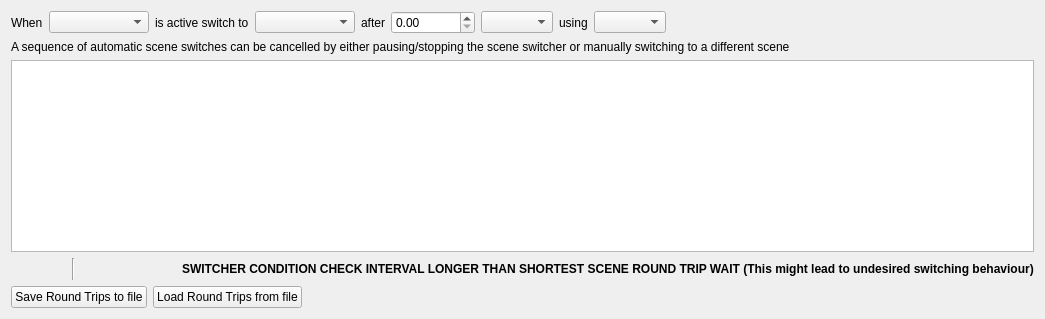
     <widget class="QWidget" name="sceneRoundTripTab">
      <attribute name="title">
       <string notr="true">Sequence</string>
      </attribute>
      <layout class="QVBoxLayout" name="verticalLayout_3">
       <item>
        <layout class="QHBoxLayout" name="horizontalLayout_11">
         <item>
          <widget class="QLabel" name="label_10">
           <property name="text">
            <string>When</string>
           </property>
          </widget>
         </item>
         <item>
          <widget class="QComboBox" name="sceneRoundTripScenes1">
           <property name="sizePolicy">
            <sizepolicy hsizetype="Maximum" vsizetype="Fixed">
             <horstretch>0</horstretch>
             <verstretch>0</verstretch>
            </sizepolicy>
           </property>
           <property name="minimumSize">
            <size>
             <width>100</width>
             <height>0</height>
            </size>
           </property>
          </widget>
         </item>
         <item>
          <widget class="QLabel" name="label_11">
           <property name="text">
            <string>is active switch to</string>
           </property>
          </widget>
         </item>
         <item>
          <widget class="QComboBox" name="sceneRoundTripScenes2">
           <property name="sizePolicy">
            <sizepolicy hsizetype="Maximum" vsizetype="Fixed">
             <horstretch>0</horstretch>
             <verstretch>0</verstretch>
            </sizepolicy>
           </property>
           <property name="minimumSize">
            <size>
             <width>100</width>
             <height>0</height>
            </size>
           </property>
          </widget>
         </item>
         <item>
          <widget class="QLabel" name="label_12">
           <property name="text">
            <string>after</string>
           </property>
          </widget>
         </item>
         <item>
          <widget class="QDoubleSpinBox" name="sceneRoundTripSpinBox">
           <property name="suffix">
            <string/>
           </property>
           <property name="maximum">
            <double>999999999.000000000000000</double>
           </property>
          </widget>
         </item>
         <item>
          <widget class="QComboBox" name="sceneRoundTripDelayUnits"/>
         </item>
         <item>
          <widget class="QLabel" name="label_17">
           <property name="text">
            <string>using</string>
           </property>
          </widget>
         </item>
         <item>
          <widget class="QComboBox" name="sceneRoundTripTransitions"/>
         </item>
         <item>
          <spacer name="horizontalSpacer_9">
           <property name="orientation">
            <enum>Qt::Horizontal</enum>
           </property>
           <property name="sizeHint" stdset="0">
            <size>
             <width>40</width>
             <height>20</height>
            </size>
           </property>
          </spacer>
         </item>
        </layout>
       </item>
       <item>
        <widget class="QLabel" name="label_35">
         <property name="text">
          <string>A sequence of automatic scene switches can be cancelled by either pausing/stopping the scene switcher or manually switching to a different scene</string>
         </property>
        </widget>
       </item>
       <item>
        <widget class="QListWidget" name="sceneRoundTrips">
         <property name="sizePolicy">
          <sizepolicy hsizetype="Expanding" vsizetype="Expanding">
           <horstretch>0</horstretch>
           <verstretch>0</verstretch>
          </sizepolicy>
         </property>
         <property name="sortingEnabled">
          <bool>false</bool>
         </property>
        </widget>
       </item>
       <item>
        <layout class="QHBoxLayout" name="horizontalLayout_10">
         <item>
          <widget class="QPushButton" name="sceneRoundTripAdd">
           <property name="maximumSize">
            <size>
             <width>22</width>
             <height>22</height>
            </size>
           </property>
           <property name="flat">
            <bool>true</bool>
           </property>
           <property name="themeID" stdset="0">
            <string notr="true">addIconSmall</string>
           </property>
          </widget>
         </item>
         <item>
          <widget class="QPushButton" name="sceneRoundTripRemove">
           <property name="maximumSize">
            <size>
             <width>22</width>
             <height>22</height>
            </size>
           </property>
           <property name="flat">
            <bool>true</bool>
           </property>
           <property name="themeID" stdset="0">
            <string notr="true">removeIconSmall</string>
           </property>
          </widget>
         </item>
         <item>
          <spacer name="horizontalSpacer_112">
           <property name="orientation">
            <enum>Qt::Horizontal</enum>
           </property>
           <property name="sizeType">
            <enum>QSizePolicy::Fixed</enum>
           </property>
           <property name="sizeHint" stdset="0">
            <size>
             <width>5</width>
             <height>20</height>
            </size>
           </property>
          </spacer>
         </item>
         <item>
          <widget class="Line" name="line_37">
           <property name="orientation">
            <enum>Qt::Vertical</enum>
           </property>
          </widget>
         </item>
         <item>
          <spacer name="horizontalSpacer_113">
           <property name="orientation">
            <enum>Qt::Horizontal</enum>
           </property>
           <property name="sizeType">
            <enum>QSizePolicy::Fixed</enum>
           </property>
           <property name="sizeHint" stdset="0">
            <size>
             <width>5</width>
             <height>20</height>
            </size>
           </property>
          </spacer>
         </item>
         <item>
          <widget class="QPushButton" name="sceneRoundTripUp">
           <property name="maximumSize">
            <size>
             <width>22</width>
             <height>22</height>
            </size>
           </property>
           <property name="text">
            <string/>
           </property>
           <property name="icon">
            <iconset>
             <normaloff>../../../forms/images/up.svg</normaloff>../../../forms/images/up.svg</iconset>
           </property>
           <property name="flat">
            <bool>true</bool>
           </property>
           <property name="themeID" stdset="0">
            <string>upArrowIconSmall</string>
           </property>
          </widget>
         </item>
         <item>
          <widget class="QPushButton" name="sceneRoundTripDown">
           <property name="maximumSize">
            <size>
             <width>22</width>
             <height>22</height>
            </size>
           </property>
           <property name="text">
            <string/>
           </property>
           <property name="icon">
            <iconset>
             <normaloff>../../../forms/images/down.svg</normaloff>../../../forms/images/down.svg</iconset>
           </property>
           <property name="flat">
            <bool>true</bool>
           </property>
           <property name="themeID" stdset="0">
            <string>downArrowIconSmall</string>
           </property>
          </widget>
         </item>
         <item>
          <spacer name="horizontalSpacer_8">
           <property name="orientation">
            <enum>Qt::Horizontal</enum>
           </property>
           <property name="sizeHint" stdset="0">
            <size>
             <width>40</width>
             <height>20</height>
            </size>
           </property>
          </spacer>
         </item>
         <item>
          <widget class="QLabel" name="intervalWarning">
           <property name="font">
            <font>
             <weight>75</weight>
             <bold>true</bold>
            </font>
           </property>
           <property name="text">
            <string>SWITCHER CONDITION CHECK INTERVAL LONGER THAN SHORTEST SCENE ROUND TRIP WAIT (This might lead to undesired switching behaviour)</string>
           </property>
          </widget>
         </item>
        </layout>
       </item>
       <item>
        <layout class="QHBoxLayout" name="horizontalLayout_28">
         <item>
          <widget class="QPushButton" name="sceneRoundTripSave">
           <property name="text">
            <string>Save Round Trips to file</string>
           </property>
          </widget>
         </item>
         <item>
          <widget class="QPushButton" name="sceneRoundTripLoad">
           <property name="text">
            <string>Load Round Trips from file</string>
           </property>
          </widget>
         </item>
         <item>
          <spacer name="horizontalSpacer_26">
           <property name="orientation">
            <enum>Qt::Horizontal</enum>
           </property>
           <property name="sizeHint" stdset="0">
            <size>
             <width>40</width>
             <height>20</height>
            </size>
           </property>
          </spacer>
         </item>
        </layout>
       </item>
      </layout>
     </widget>
